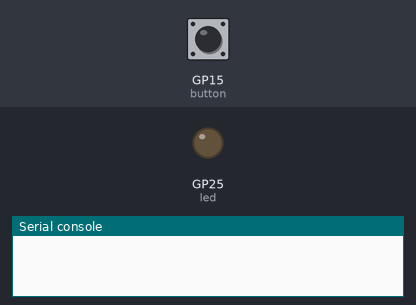
Recording of a program running on a simulated Raspberry Pi Pico running CircuitPython. Shown: output pins drawn as LEDs (lit = HIGH), the last lines printed to the serial console. Dashed ring = blinking. Inputs (shaded band) come from the test bench; at power-on: GP15 (button) HIGH.

Above: at 1.2 s.
1.3 s: GP15 (button) pulled LOW for 1 s
At 1.7 s:
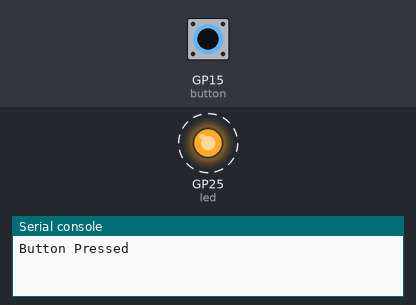
3.9 s: GP15 (button) pulled LOW for 3.2 s
At 8.4 s:
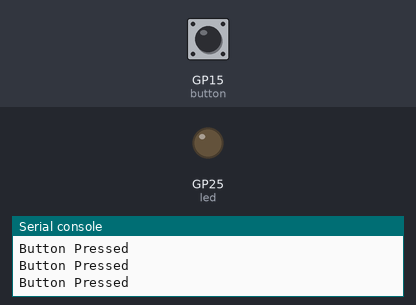
Timing chart, 0 to 9.9 s (numbered marks = the images above; inputs shaded):
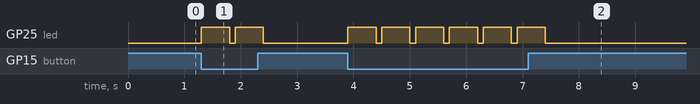

The program:

code.py
```python
import board
import digitalio
import time

# Button setup
button = digitalio.DigitalInOut(board.GP15)
button.direction = digitalio.Direction.INPUT
button.pull = digitalio.Pull.UP

# Pico onboard LED
led = digitalio.DigitalInOut(board.LED)
led.direction = digitalio.Direction.OUTPUT

while True:
    if not button.value:
        print("Button Pressed")
        led.value = True
        time.sleep(0.5)
        led.value = False
    time.sleep(0.1)
```

Measured:
- after the input at 1.3 s, GP25 (led): alternates HIGH for 0.50 s and LOW for 0.10 s, 4 changes in all, then stays LOW, starting at once
- after the input at 3.9 s, GP25 (led): alternates HIGH for 0.50 s and LOW for 0.10 s, 12 changes in all, then stays LOW, starting at once
